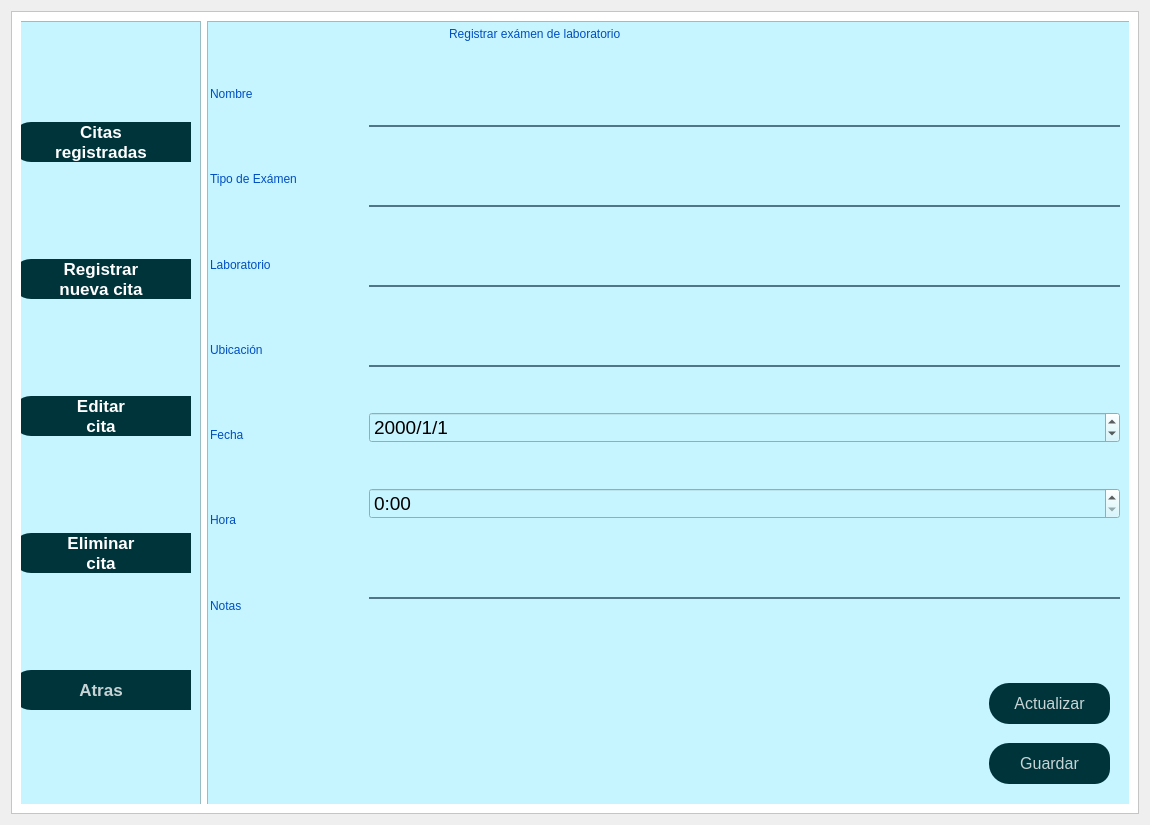
<?xml version="1.0" encoding="UTF-8"?>
<ui version="4.0">
 <class>Form</class>
 <widget class="QWidget" name="Form">
  <property name="geometry">
   <rect>
    <x>0</x>
    <y>0</y>
    <width>1150</width>
    <height>825</height>
   </rect>
  </property>
  <property name="minimumSize">
   <size>
    <width>1150</width>
    <height>825</height>
   </size>
  </property>
  <property name="maximumSize">
   <size>
    <width>1150</width>
    <height>825</height>
   </size>
  </property>
  <property name="windowTitle">
   <string>Form</string>
  </property>
  <layout class="QHBoxLayout" name="horizontalLayout_11">
   <item>
    <widget class="QFrame" name="frame">
     <property name="styleSheet">
      <string notr="true">background-color: rgb(255, 255, 255)</string>
     </property>
     <property name="frameShape">
      <enum>QFrame::StyledPanel</enum>
     </property>
     <property name="frameShadow">
      <enum>QFrame::Raised</enum>
     </property>
     <layout class="QVBoxLayout" name="verticalLayout_2" stretch="0">
      <item>
       <widget class="QFrame" name="frame_2">
        <property name="styleSheet">
         <string notr="true">background-color:rgb(199, 245, 255)</string>
        </property>
        <property name="frameShape">
         <enum>QFrame::StyledPanel</enum>
        </property>
        <property name="frameShadow">
         <enum>QFrame::Raised</enum>
        </property>
        <widget class="QFrame" name="frame_3">
         <property name="geometry">
          <rect>
           <x>-30</x>
           <y>-10</y>
           <width>1151</width>
           <height>811</height>
          </rect>
         </property>
         <property name="styleSheet">
          <string notr="true">background-color: rgb(255, 255, 255)</string>
         </property>
         <property name="frameShape">
          <enum>QFrame::StyledPanel</enum>
         </property>
         <property name="frameShadow">
          <enum>QFrame::Raised</enum>
         </property>
         <layout class="QHBoxLayout" name="horizontalLayout">
          <item>
           <widget class="QFrame" name="frame_control">
            <property name="minimumSize">
             <size>
              <width>200</width>
              <height>0</height>
             </size>
            </property>
            <property name="maximumSize">
             <size>
              <width>0</width>
              <height>16777215</height>
             </size>
            </property>
            <property name="styleSheet">
             <string notr="true">QFrame{
	background-color: #c7f5ff;
}
QPushButton{
	background-color:rgba(0, 52, 59, 1);
	color:rgba(255,255,255,200);
	border-top-left-radius: 20px;
	border-bottom-left-radius: 20px
}
QPushButton:pressed{
	padding-left:5px;
	padding-top:5px;
	background-color:rgba(0, 119, 123, 1);
	background-position:calc(100% - 10px)center;
	border-top-left-radius: 20px;
	border-bottom-left-radius: 20px
}
QPushButton:hover{
	background-color:rgba(0, 174, 173, 1);
	border-top-left-radius: 20px;
	border-bottom-left-radius: 20px
}
</string>
            </property>
            <property name="frameShape">
             <enum>QFrame::StyledPanel</enum>
            </property>
            <property name="frameShadow">
             <enum>QFrame::Raised</enum>
            </property>
            <layout class="QVBoxLayout" name="verticalLayout_3">
             <item>
              <widget class="QPushButton" name="pushButtonDB">
               <property name="minimumSize">
                <size>
                 <width>0</width>
                 <height>40</height>
                </size>
               </property>
               <property name="font">
                <font>
                 <pointsize>13</pointsize>
                 <weight>75</weight>
                 <bold>true</bold>
                </font>
               </property>
               <property name="styleSheet">
                <string notr="true">color:rgb(255, 255, 255)</string>
               </property>
               <property name="text">
                <string>Citas
registradas</string>
               </property>
               <property name="icon">
                <iconset>
                 <normaloff>../Iconos/base-de-datos.png</normaloff>../Iconos/base-de-datos.png</iconset>
               </property>
               <property name="iconSize">
                <size>
                 <width>32</width>
                 <height>32</height>
                </size>
               </property>
              </widget>
             </item>
             <item>
              <widget class="QPushButton" name="pushButtonRegistrar">
               <property name="minimumSize">
                <size>
                 <width>0</width>
                 <height>40</height>
                </size>
               </property>
               <property name="font">
                <font>
                 <pointsize>13</pointsize>
                 <weight>75</weight>
                 <bold>true</bold>
                </font>
               </property>
               <property name="styleSheet">
                <string notr="true">color:rgb(255, 255, 255)</string>
               </property>
               <property name="text">
                <string>Registrar
nueva cita</string>
               </property>
               <property name="icon">
                <iconset>
                 <normaloff>../Iconos/boton-agregar.png</normaloff>../Iconos/boton-agregar.png</iconset>
               </property>
               <property name="iconSize">
                <size>
                 <width>32</width>
                 <height>32</height>
                </size>
               </property>
              </widget>
             </item>
             <item>
              <widget class="QPushButton" name="pushButtonEditar">
               <property name="minimumSize">
                <size>
                 <width>0</width>
                 <height>40</height>
                </size>
               </property>
               <property name="font">
                <font>
                 <pointsize>13</pointsize>
                 <weight>75</weight>
                 <bold>true</bold>
                </font>
               </property>
               <property name="styleSheet">
                <string notr="true">color:rgb(255, 255, 255)</string>
               </property>
               <property name="text">
                <string>Editar
cita</string>
               </property>
               <property name="icon">
                <iconset>
                 <normaloff>../Iconos/editar.png</normaloff>../Iconos/editar.png</iconset>
               </property>
               <property name="iconSize">
                <size>
                 <width>32</width>
                 <height>32</height>
                </size>
               </property>
              </widget>
             </item>
             <item>
              <widget class="QPushButton" name="pushButtonEliminar">
               <property name="minimumSize">
                <size>
                 <width>0</width>
                 <height>40</height>
                </size>
               </property>
               <property name="font">
                <font>
                 <pointsize>13</pointsize>
                 <weight>75</weight>
                 <bold>true</bold>
                </font>
               </property>
               <property name="styleSheet">
                <string notr="true">color:rgb(255, 255, 255)</string>
               </property>
               <property name="text">
                <string>Eliminar
cita</string>
               </property>
               <property name="icon">
                <iconset>
                 <normaloff>../Iconos/eliminar.png</normaloff>../Iconos/eliminar.png</iconset>
               </property>
               <property name="iconSize">
                <size>
                 <width>32</width>
                 <height>32</height>
                </size>
               </property>
              </widget>
             </item>
             <item>
              <widget class="QPushButton" name="pushButtonCerrar">
               <property name="minimumSize">
                <size>
                 <width>0</width>
                 <height>40</height>
                </size>
               </property>
               <property name="font">
                <font>
                 <pointsize>13</pointsize>
                 <weight>75</weight>
                 <bold>true</bold>
                </font>
               </property>
               <property name="text">
                <string>Atras</string>
               </property>
              </widget>
             </item>
            </layout>
           </widget>
          </item>
          <item>
           <widget class="QFrame" name="frame_tabla">
            <property name="styleSheet">
             <string notr="true">QFrame{
	background-color: #c7f5ff
}

QLabel{
	font: 87 12pt &quot;Arial Black&quot;;
	color:#004ec1;
	border: 0px solid #14C8DC;
}

QLineEdit{
	border: 0px;
	color: rgb(255, 255, 255);
	border-bottom: 2px solid rgb(61,61,61);
	font 75 12pt &quot;Times New Roman&quot;;
}

QPushButton{
	background-color:rgba(0, 52, 59, 1);
	color:rgba(255,255,255,200);
	border-radius: 15px
}
QPushButton:pressed{
	padding-left:5px;
	padding-top:5px;
	background-color:rgba(0, 119, 123, 1);
	background-position:calc(100% - 10px)center;
	border-radius: 15px
}
QPushButton:hover{
	background-color:rgba(0, 174, 173, 1);
	border-radius: 15px;
}

QHeaderView::section{
	background-color:rgba(0, 174, 173, 1);
	border: 1px solid rgb(0,0,0);
	font-size: 12pt;
}</string>
            </property>
            <property name="frameShape">
             <enum>QFrame::StyledPanel</enum>
            </property>
            <property name="frameShadow">
             <enum>QFrame::Raised</enum>
            </property>
            <layout class="QVBoxLayout" name="verticalLayout_4">
             <property name="spacing">
              <number>0</number>
             </property>
             <property name="leftMargin">
              <number>1</number>
             </property>
             <property name="topMargin">
              <number>1</number>
             </property>
             <property name="rightMargin">
              <number>1</number>
             </property>
             <property name="bottomMargin">
              <number>1</number>
             </property>
             <item>
              <widget class="QStackedWidget" name="stackedWidget">
               <property name="styleSheet">
                <string notr="true">background-color:#c7f5ff</string>
               </property>
               <property name="currentIndex">
                <number>1</number>
               </property>
               <widget class="QWidget" name="pageDB">
                <layout class="QVBoxLayout" name="verticalLayout_5">
                 <item>
                  <widget class="QLabel" name="label">
                   <property name="text">
                    <string>Recordatorios de exámens de laboratorio</string>
                   </property>
                   <property name="alignment">
                    <set>Qt::AlignCenter</set>
                   </property>
                  </widget>
                 </item>
                 <item>
                  <widget class="QTableWidget" name="tableCitasLaboratorio">
                   <property name="enabled">
                    <bool>true</bool>
                   </property>
                   <property name="font">
                    <font>
                     <pointsize>14</pointsize>
                    </font>
                   </property>
                   <property name="styleSheet">
                    <string notr="true">background-color:rgb(255,255,255);
gridline-color:rgb(0, 206, 151);</string>
                   </property>
                   <property name="verticalScrollBarPolicy">
                    <enum>Qt::ScrollBarAsNeeded</enum>
                   </property>
                   <property name="horizontalScrollBarPolicy">
                    <enum>Qt::ScrollBarAsNeeded</enum>
                   </property>
                   <property name="sizeAdjustPolicy">
                    <enum>QAbstractScrollArea::AdjustIgnored</enum>
                   </property>
                   <property name="showGrid">
                    <bool>true</bool>
                   </property>
                   <attribute name="horizontalHeaderCascadingSectionResizes">
                    <bool>false</bool>
                   </attribute>
                   <attribute name="verticalHeaderStretchLastSection">
                    <bool>false</bool>
                   </attribute>
                   <column>
                    <property name="text">
                     <string>Tipo de Exámen</string>
                    </property>
                   </column>
                   <column>
                    <property name="text">
                     <string>Laboratorio</string>
                    </property>
                   </column>
                   <column>
                    <property name="text">
                     <string>Ubicación</string>
                    </property>
                   </column>
                   <column>
                    <property name="text">
                     <string>Fecha</string>
                    </property>
                   </column>
                   <column>
                    <property name="text">
                     <string>Hora</string>
                    </property>
                   </column>
                   <column>
                    <property name="text">
                     <string>Notas</string>
                    </property>
                   </column>
                   <column>
                    <property name="text">
                     <string>Nombre</string>
                    </property>
                   </column>
                  </widget>
                 </item>
                 <item>
                  <layout class="QHBoxLayout" name="horizontalLayout_2">
                   <property name="rightMargin">
                    <number>10</number>
                   </property>
                   <item>
                    <spacer name="horizontalSpacer">
                     <property name="orientation">
                      <enum>Qt::Horizontal</enum>
                     </property>
                     <property name="sizeHint" stdset="0">
                      <size>
                       <width>40</width>
                       <height>20</height>
                      </size>
                     </property>
                    </spacer>
                   </item>
                   <item>
                    <widget class="QPushButton" name="pushButtonActualizar">
                     <property name="minimumSize">
                      <size>
                       <width>120</width>
                       <height>30</height>
                      </size>
                     </property>
                     <property name="font">
                      <font>
                       <pointsize>12</pointsize>
                       <weight>75</weight>
                       <bold>true</bold>
                      </font>
                     </property>
                     <property name="styleSheet">
                      <string notr="true">QPushButton{
	background-color:rgba(0, 52, 59, 1);
	color:rgba(255,255,255,200);
	border-radius: 15px;
}
QPushButton:pressed{
	padding-left:5px;
	padding-top:5px;
	background-color:rgba(0, 119, 123, 1);
	background-position:calc(100% - 10px)center;
	border-radius: 15px;
}
QPushButton:hover{
	background-color:rgba(0, 174, 173, 1);
	border-radius: 15px;
}</string>
                     </property>
                     <property name="text">
                      <string>Actualizar</string>
                     </property>
                    </widget>
                   </item>
                  </layout>
                 </item>
                </layout>
               </widget>
               <widget class="QWidget" name="pageRegistrar">
                <widget class="QLabel" name="label_12">
                 <property name="geometry">
                  <rect>
                   <x>240</x>
                   <y>0</y>
                   <width>291</width>
                   <height>21</height>
                  </rect>
                 </property>
                 <property name="text">
                  <string>Registrar exámen de laboratorio</string>
                 </property>
                </widget>
                <widget class="QPushButton" name="pushButtonActualizar_2">
                 <property name="geometry">
                  <rect>
                   <x>780</x>
                   <y>660</y>
                   <width>121</width>
                   <height>41</height>
                  </rect>
                 </property>
                 <property name="font">
                  <font>
                   <pointsize>12</pointsize>
                  </font>
                 </property>
                 <property name="styleSheet">
                  <string notr="true">QPushButton{
	background-color:rgba(0, 52, 59, 1);
	color:rgba(255,255,255,200);
	border-top-left-radius: 20px;
	border-bottom-left-radius: 20px
}
QPushButton:pressed{
	padding-left:5px;
	padding-top:5px;
	background-color:rgba(0, 119, 123, 1);
	background-position:calc(100% - 10px)center;
	border-top-left-radius: 20px;
	border-bottom-left-radius: 20px
}
QPushButton:hover{
	background-color:rgba(0, 174, 173, 1);
	border-top-left-radius: 20px;
	border-bottom-left-radius: 20px
}
</string>
                 </property>
                 <property name="text">
                  <string>Actualizar</string>
                 </property>
                </widget>
                <widget class="QPushButton" name="pushButtonGuardar">
                 <property name="geometry">
                  <rect>
                   <x>780</x>
                   <y>720</y>
                   <width>121</width>
                   <height>41</height>
                  </rect>
                 </property>
                 <property name="font">
                  <font>
                   <pointsize>12</pointsize>
                  </font>
                 </property>
                 <property name="styleSheet">
                  <string notr="true">QPushButton{
	background-color:rgba(0, 52, 59, 1);
	color:rgba(255,255,255,200);
	border-top-left-radius: 20px;
	border-bottom-left-radius: 20px
}
QPushButton:pressed{
	padding-left:5px;
	padding-top:5px;
	background-color:rgba(0, 119, 123, 1);
	background-position:calc(100% - 10px)center;
	border-top-left-radius: 20px;
	border-bottom-left-radius: 20px
}
QPushButton:hover{
	background-color:rgba(0, 174, 173, 1);
	border-top-left-radius: 20px;
	border-bottom-left-radius: 20px
}
</string>
                 </property>
                 <property name="text">
                  <string>Guardar</string>
                 </property>
                </widget>
                <widget class="QWidget" name="layoutWidget">
                 <property name="geometry">
                  <rect>
                   <x>1</x>
                   <y>31</y>
                   <width>145</width>
                   <height>591</height>
                  </rect>
                 </property>
                 <layout class="QVBoxLayout" name="verticalLayout_6">
                  <item>
                   <widget class="QLabel" name="label_8">
                    <property name="text">
                     <string>Nombre</string>
                    </property>
                   </widget>
                  </item>
                  <item>
                   <widget class="QLabel" name="label_2">
                    <property name="text">
                     <string>Tipo de Exámen</string>
                    </property>
                   </widget>
                  </item>
                  <item>
                   <widget class="QLabel" name="label_3">
                    <property name="text">
                     <string>Laboratorio</string>
                    </property>
                   </widget>
                  </item>
                  <item>
                   <widget class="QLabel" name="label_4">
                    <property name="text">
                     <string>Ubicación</string>
                    </property>
                   </widget>
                  </item>
                  <item>
                   <widget class="QLabel" name="label_5">
                    <property name="text">
                     <string>Fecha</string>
                    </property>
                   </widget>
                  </item>
                  <item>
                   <widget class="QLabel" name="label_7">
                    <property name="text">
                     <string>Hora</string>
                    </property>
                   </widget>
                  </item>
                  <item>
                   <widget class="QLabel" name="label_6">
                    <property name="text">
                     <string>Notas</string>
                    </property>
                   </widget>
                  </item>
                 </layout>
                </widget>
                <widget class="QWidget" name="layoutWidget">
                 <property name="geometry">
                  <rect>
                   <x>160</x>
                   <y>30</y>
                   <width>751</width>
                   <height>591</height>
                  </rect>
                 </property>
                 <layout class="QVBoxLayout" name="verticalLayout">
                  <item>
                   <widget class="QLineEdit" name="lineEditUsuario">
                    <property name="font">
                     <font>
                      <pointsize>15</pointsize>
                     </font>
                    </property>
                    <property name="styleSheet">
                     <string notr="true">background-color:rgba(0,0,0,0);
border:2px solid rgba(0,0,0,0);
border-bottom-color:rgba(46,82,101,200);
color:rgb(0,0,0);
padding-bottom: 5px;</string>
                    </property>
                   </widget>
                  </item>
                  <item>
                   <widget class="QLineEdit" name="lineEditTipoExamen">
                    <property name="font">
                     <font>
                      <pointsize>15</pointsize>
                     </font>
                    </property>
                    <property name="styleSheet">
                     <string notr="true">background-color:rgba(0,0,0,0);
border:2px solid rgba(0,0,0,0);
border-bottom-color:rgba(46,82,101,200);
color:rgb(0,0,0);
padding-bottom: 5px;</string>
                    </property>
                   </widget>
                  </item>
                  <item>
                   <widget class="QLineEdit" name="lineEditLaboratorio">
                    <property name="font">
                     <font>
                      <pointsize>15</pointsize>
                     </font>
                    </property>
                    <property name="styleSheet">
                     <string notr="true">background-color:rgba(0,0,0,0);
border:2px solid rgba(0,0,0,0);
border-bottom-color:rgba(46,82,101,200);
color:rgb(0,0,0);
padding-bottom: 5px;</string>
                    </property>
                   </widget>
                  </item>
                  <item>
                   <widget class="QLineEdit" name="lineEditUbicacion">
                    <property name="font">
                     <font>
                      <pointsize>15</pointsize>
                     </font>
                    </property>
                    <property name="styleSheet">
                     <string notr="true">background-color:rgba(0,0,0,0);
border:2px solid rgba(0,0,0,0);
border-bottom-color:rgba(46,82,101,200);
color:rgb(0,0,0);
padding-bottom: 5px;</string>
                    </property>
                   </widget>
                  </item>
                  <item>
                   <widget class="QDateEdit" name="dateEdit">
                    <property name="font">
                     <font>
                      <pointsize>14</pointsize>
                     </font>
                    </property>
                    <property name="displayFormat">
                     <string>yyyy/M/d</string>
                    </property>
                   </widget>
                  </item>
                  <item>
                   <widget class="QTimeEdit" name="timeEdit">
                    <property name="font">
                     <font>
                      <pointsize>14</pointsize>
                     </font>
                    </property>
                    <property name="minimumTime">
                     <time>
                      <hour>0</hour>
                      <minute>0</minute>
                      <second>0</second>
                     </time>
                    </property>
                    <property name="displayFormat">
                     <string>h:mm</string>
                    </property>
                   </widget>
                  </item>
                  <item>
                   <widget class="QLineEdit" name="lineEditNotas">
                    <property name="font">
                     <font>
                      <pointsize>15</pointsize>
                     </font>
                    </property>
                    <property name="styleSheet">
                     <string notr="true">background-color:rgba(0,0,0,0);
border:2px solid rgba(0,0,0,0);
border-bottom-color:rgba(46,82,101,200);
color:rgb(0,0,0);
padding-bottom: 5px;</string>
                    </property>
                   </widget>
                  </item>
                 </layout>
                </widget>
               </widget>
              </widget>
             </item>
            </layout>
           </widget>
          </item>
         </layout>
        </widget>
       </widget>
      </item>
     </layout>
    </widget>
   </item>
  </layout>
 </widget>
 <resources/>
 <connections/>
</ui>
